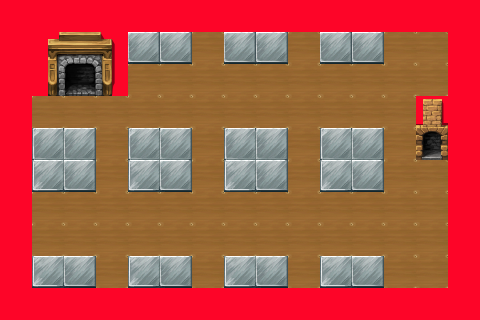

Tiled map render using the project's own tile images. Description and the map definition, with tile-layer contents summarised, below:
An orthogonal 15x10 tile map with 32x32 px tiles, 3 tile layers (bg, vatcan, cua), 13 tilesets.

<map version="1.0" orientation="orthogonal" width="15" height="10" tilewidth="32" tileheight="32">
 <properties>
  <property name="map1" value="map1" />
 </properties>
 <tileset firstgid="1" name="map_tiles_2_2" tilewidth="32" tileheight="32">
  <image source="gfx/map_tiles_2_2.png" width="512" height="256" />
 </tileset>
 <tileset firstgid="129" name="map_tiles_1_6" tilewidth="32" tileheight="32">
  <image source="gfx/map_tiles_1_6.png" width="512" height="256" />
 </tileset>
 <tileset firstgid="257" name="map_tiles_2_1" tilewidth="32" tileheight="32">
  <image source="gfx/map_tiles_2_1.png" width="512" height="256" />
  <tile id="84">
   <properties>
    <property name="title" value="title" />
   </properties>
  </tile>
 </tileset>
 <tileset firstgid="385" name="map_tiles_1_7" tilewidth="32" tileheight="32">
  <image source="gfx/map_tiles_1_7.png" width="512" height="256" />
 </tileset>
 <tileset firstgid="513" name="map_tiles_2_5" tilewidth="32" tileheight="32">
  <image source="gfx/map_tiles_2_5.png" width="512" height="256" />
 </tileset>
 <tileset firstgid="641" name="vatcan" tilewidth="32" tileheight="32">
  <image source="gfx/vatcan.png" width="32" height="32" />
  <tile id="0">
   <properties>
    <property name="vatcan" value="vatcan" />
   </properties>
  </tile>
 </tileset>
 <tileset firstgid="642" name="map_tiles_2_8" tilewidth="32" tileheight="32">
  <image source="gfx/map_tiles_2_8.png" width="512" height="224" />
 </tileset>
 <tileset firstgid="754" name="map_tiles_2_7" tilewidth="32" tileheight="32">
  <image source="gfx/map_tiles_2_7.png" width="512" height="256" />
 </tileset>
 <tileset firstgid="882" name="map_tiles_2_6" tilewidth="32" tileheight="32">
  <image source="gfx/map_tiles_2_6.png" width="512" height="256" />
 </tileset>
 <tileset firstgid="1010" name="map_tiles_2_4" tilewidth="32" tileheight="32">
  <image source="gfx/map_tiles_2_4.png" width="512" height="256" />
 </tileset>
 <tileset firstgid="1138" name="map_tiles_2_3" tilewidth="32" tileheight="32">
  <image source="gfx/map_tiles_2_3.png" width="512" height="256" />
 </tileset>
 <tileset firstgid="1266" name="map_tiles_1_5" tilewidth="32" tileheight="32">
  <image source="gfx/map_tiles_1_5.png" width="512" height="256" />
 </tileset>
 <tileset firstgid="1394" name="map_tiles_1_8" tilewidth="32" tileheight="32">
  <image source="gfx/map_tiles_1_8.png" width="512" height="224" />
 </tileset>
 <layer name="bg" width="15" height="10">
  <properties>
   <property name="bg" value="2" />
  </properties>
  <data>[150 cells, 150 non-empty, 2 distinct tile ids]</data>
 </layer>
 <layer name="vatcan" width="15" height="10">
  <properties>
   <property name="vatcan" value="vatcan" />
  </properties>
  <data>[150 cells, 82 non-empty, 1 distinct tile ids]</data>
 </layer>
 <layer name="cua" width="15" height="10">
  <data>[150 cells, 38 non-empty, 12 distinct tile ids]</data>
 </layer>
</map>
